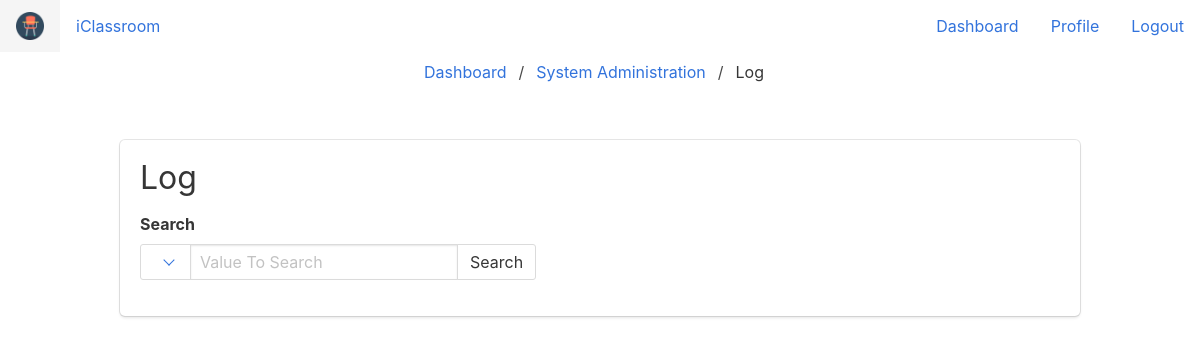
The page /log.php on the database as committed earlier.
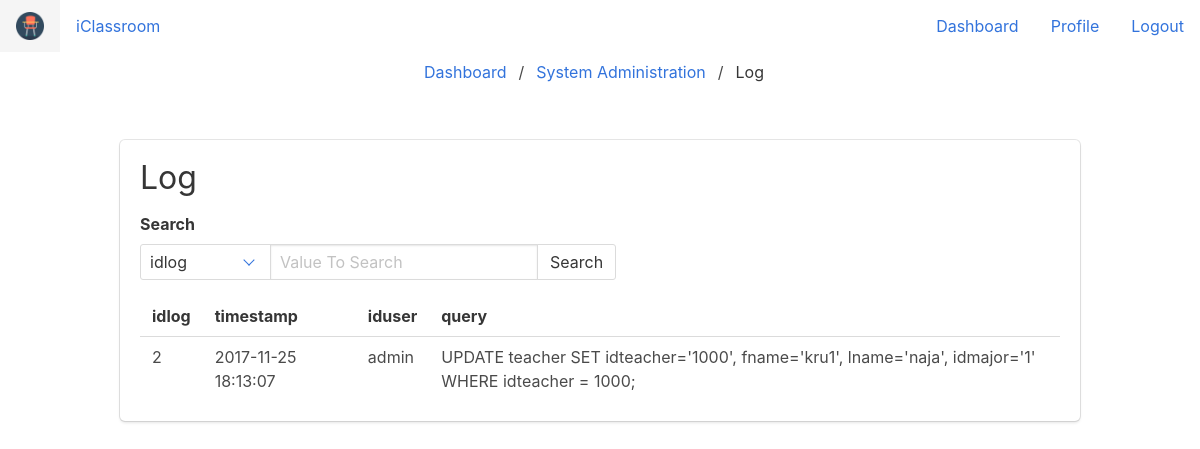
The same page on the database as committed later.
### tables this page shows
CREATE TABLE `log` (
  `idlog` int(11) NOT NULL,
  `timestamp` datetime NOT NULL DEFAULT CURRENT_TIMESTAMP,
  `iduser` varchar(20) NOT NULL,
  `query` varchar(200) NOT NULL
);

### log.php (the view, shortened to what this page needs)
<?php
    require_once('components.php');
    require_once('connect.php')
  ?>
<!DOCTYPE html>
<html>
<head>
  <link rel="stylesheet" href="css/font-awesome-4.7-1.0/css/font-awesome.min.css">
  <link rel="stylesheet" href="css/bulma.min.css">
</head>
<body>
  <?php navbar_t(); ?>
  <nav class="breadcrumb is-centered" aria-label="breadcrumbs">
    <ul>
      <li><a href="tdashboard.php">Dashboard</a></li>
      <li><a href="sysadmin.php">System Administration</a></li>
      <li class="is-active" aria-current="page"><a href=".php">Log</a></li>
    </ul>
  </nav>
  <log class="section">
    <div class="container">
      <div class="columns">
        <div class="column">
          <div class="box">
            <div class="content">
              <h1>Log</h1>
              <form class="" action="sysad_log.php" method="post">
                <label class="label">Search</label>
                <div class="field has-addons">
                  <p class="control">
                    <span class="select">
                      <select name="column">
                        <?php
                        $q = "SELECT * FROM log;";
                        $result = $mysqli->query($q);
                        $row = $result->fetch_assoc();
                        foreach ($row as $key => $value) {
                          echo "<option>".$key."</option>";
                        }
                         ?>
                      </select>
                    </span>
                  </p>
                  <p class="control">
                    <input class="input" type="text" placeholder="Value To Search" name="searchentry">
                  </p>
                  <p class="control">
                    <a class="button">
                      Search
                    </a>
                  </p>
                </div>
              </form>
              <?php if (isset($_POST['searchentry'])): ?>
                <table>
                  <?php
                  $q = "SELECT * FROM log WHERE ".$_POST['column']." = ".$_POST['searchentry'].";";
                  $result = $mysqli->query($q);
                  $i = 0;
                  while ($row = $result->fetch_assoc()) {
                    if($i == 0){
                      echo "<tr>";
                      foreach ($row as $key => $value) {
                        echo "<th>".$key."</th>";
                      }
                      echo "</tr>";
                    }
                    echo "<tr>";
                    foreach ($row as $key => $value) {
                      if($key == 'personalid'){
                        echo "<td>**********</td>";
                      }else{
                        echo "<td>".$value."</td>";
                      }
                    }
                    echo "</tr>";
                    $i+=1;
                  }
                   ?>
                </table>
              <?php else: ?>
                <table>
                  <?php
                  $q = "SELECT * FROM log;";
                  $result = $mysqli->query($q);
                  $i = 0;
                  while ($row = $result->fetch_assoc()) {
                    if($i == 0){
                      echo "<tr>";
                      foreach ($row as $key => $value) {
                        echo "<th>".$key."</th>";
                      }
                      echo "</tr>";
                    }
                    echo "<tr>";
                    foreach ($row as $key => $value) {
                      if($key == 'personalid'){
                        echo "<td>**********</td>";
                      }else{
                        echo "<td>".$value."</td>";
                      }
                    }
                    echo "</tr>";
                    $i+=1;
                  }
                   ?>
                </table>
              <?php endif; ?>
            </div>
          </div>
        </div>
      </div>
    </div>
  </log>
</body>
</html>

### components.php (shortened to what this page needs)
<?php
  function navbar_t(){
    echo '<nav class="navbar" role="navigation" aria-label="main navigation">
      <div class="navbar-brand">
        <a class="navbar-item" href="dashboard.php">
          <img src="pics/school.png">
        </a>
      </div>
      <div class="navbar-menu">
        <div class="navbar-start">
          <div class="navbar-item">
            <a href="tdashboard.php"><h2>iClassroom</h2></a>
          </div>
        </div>
        <div class="navbar-end">
          <div class="navbar-item">
          </div>
          <div class="navbar-item">
            <a href="tdashboard.php">Dashboard</a>
          </div>
          <div class="navbar-item">
            <a href="profile.php">Profile</a>
          </div>
          <div class="navbar-item">
            <a href="logout.php">Logout</a>
          </div>
        </div>
      </div>
    </nav>';
  }
 ?>

Rows that differ between the two databases and show on the page:
added log: key "idlog", key "timestamp", key "iduser", key "query", idlog "2", timestamp "2017-11-25 18:13:07", iduser "admin", query "UPDATE teacher SET idteacher='1000', fname='kru1', lname='naja', idmajor='1' WHERE idteacher = 1000;"
Other text that changed with them:
form field column: (not shown) → "idlog"
